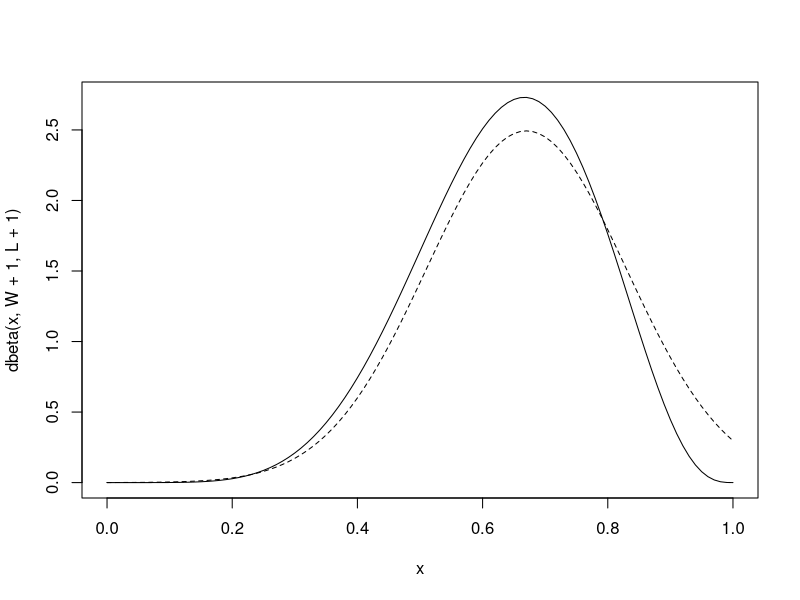
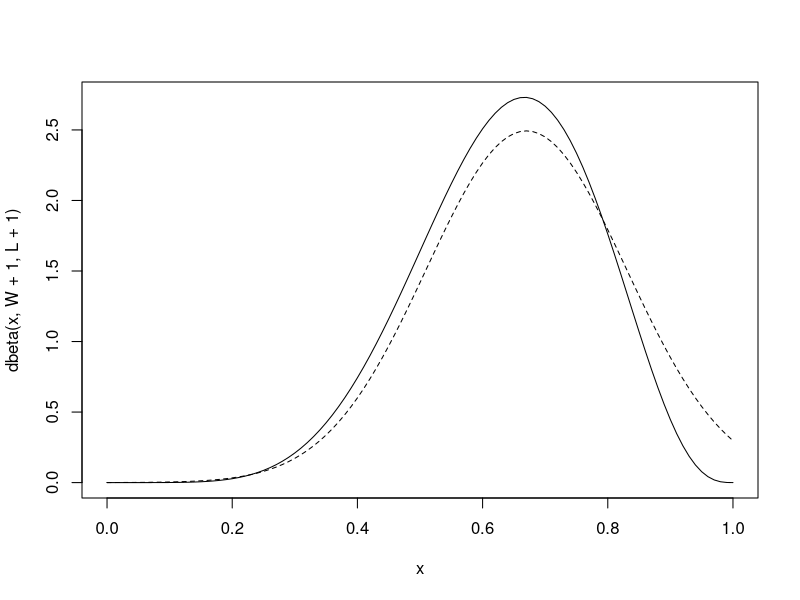

Write the R code that produced these figures, in order.
## ---- chunk 1
#| label: fig-preview-code-style-original
#| fig-cap: "Globe tossing data with n = 9 tosses and w = 6 waters. (Produced with rethinking code style)"


## R code 2.7 ###############
# analytical calculation
W <- 6
L <- 3
curve( dbeta( x , W+1 , L+1 ) , from=0 , to=1 )
# quadratic approximation
curve( dnorm( x , 0.67 , 0.16 ) , lty=2 , add=TRUE )
## ---- chunk 2
#| label: fig-preview-code-style-tidyverse
#| fig-cap: "Globe tossing data with n = 9 tosses and w = 6 waters. (Produced with tidyverse code style)"

## R code 2.7 ###############
# analytical calculation
W <- 6
L <- 3
curve(dbeta(x, W + 1, L + 1), from = 0, to = 1)
# quadratic approximation
curve(dnorm(x, 0.67, 0.16), lty = 2, add = TRUE)
